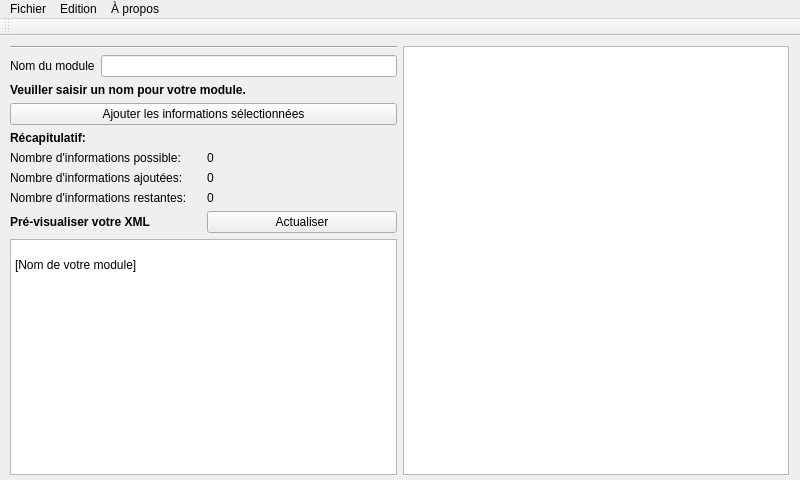
<?xml version="1.0" encoding="UTF-8"?>
<ui version="4.0">
 <class>MainWindow</class>
 <widget class="QMainWindow" name="MainWindow">
  <property name="geometry">
   <rect>
    <x>0</x>
    <y>0</y>
    <width>800</width>
    <height>480</height>
   </rect>
  </property>
  <property name="windowTitle">
   <string>MainWindow</string>
  </property>
  <widget class="QWidget" name="centralWidget">
   <property name="enabled">
    <bool>true</bool>
   </property>
   <widget class="QWidget" name="gridLayoutWidget">
    <property name="geometry">
     <rect>
      <x>-1</x>
      <y>-1</y>
      <width>801</width>
      <height>451</height>
     </rect>
    </property>
    <layout class="QGridLayout" name="gridLayout_2">
     <item row="0" column="0">
      <layout class="QVBoxLayout" name="verticalLayout_2">
       <item>
        <widget class="Line" name="line">
         <property name="orientation">
          <enum>Qt::Horizontal</enum>
         </property>
        </widget>
       </item>
       <item>
        <layout class="QHBoxLayout" name="horizontalLayout">
         <item>
          <widget class="QLabel" name="label">
           <property name="text">
            <string>Nom du module</string>
           </property>
          </widget>
         </item>
         <item>
          <widget class="QLineEdit" name="modulename_field"/>
         </item>
        </layout>
       </item>
       <item>
        <layout class="QHBoxLayout" name="horizontalLayout_8">
         <item>
          <widget class="QLabel" name="messagefield">
           <property name="font">
            <font>
             <weight>75</weight>
             <bold>true</bold>
            </font>
           </property>
           <property name="text">
            <string>Veuiller saisir un nom pour votre module.</string>
           </property>
          </widget>
         </item>
        </layout>
       </item>
       <item>
        <layout class="QHBoxLayout" name="horizontalLayout_2">
         <item>
          <widget class="QPushButton" name="addInformations">
           <property name="text">
            <string>Ajouter les informations sélectionnées</string>
           </property>
          </widget>
         </item>
        </layout>
       </item>
       <item>
        <layout class="QHBoxLayout" name="horizontalLayout_3">
         <item>
          <widget class="QLabel" name="label_2">
           <property name="font">
            <font>
             <weight>75</weight>
             <bold>true</bold>
            </font>
           </property>
           <property name="text">
            <string>Récapitulatif:</string>
           </property>
          </widget>
         </item>
        </layout>
       </item>
       <item>
        <layout class="QHBoxLayout" name="horizontalLayout_4">
         <item>
          <widget class="QLabel" name="label_4">
           <property name="text">
            <string>Nombre d'informations possible:</string>
           </property>
          </widget>
         </item>
         <item>
          <widget class="QLabel" name="label_3">
           <property name="text">
            <string>0</string>
           </property>
          </widget>
         </item>
        </layout>
       </item>
       <item>
        <layout class="QHBoxLayout" name="horizontalLayout_5">
         <item>
          <widget class="QLabel" name="label_6">
           <property name="text">
            <string>Nombre d'informations ajoutées:</string>
           </property>
          </widget>
         </item>
         <item>
          <widget class="QLabel" name="label_5">
           <property name="text">
            <string>0</string>
           </property>
          </widget>
         </item>
        </layout>
       </item>
       <item>
        <layout class="QHBoxLayout" name="horizontalLayout_6">
         <item>
          <widget class="QLabel" name="label_8">
           <property name="text">
            <string>Nombre d'informations restantes:</string>
           </property>
          </widget>
         </item>
         <item>
          <widget class="QLabel" name="label_7">
           <property name="text">
            <string>0</string>
           </property>
          </widget>
         </item>
        </layout>
       </item>
       <item>
        <layout class="QHBoxLayout" name="horizontalLayout_7">
         <item>
          <widget class="QLabel" name="label_9">
           <property name="font">
            <font>
             <weight>75</weight>
             <bold>true</bold>
            </font>
           </property>
           <property name="text">
            <string>Pré-visualiser votre XML</string>
           </property>
          </widget>
         </item>
         <item>
          <widget class="QPushButton" name="refresh">
           <property name="text">
            <string>Actualiser</string>
           </property>
          </widget>
         </item>
        </layout>
       </item>
       <item>
        <widget class="QPlainTextEdit" name="XMLvisualizer">
         <property name="plainText">
          <string>&lt;module&gt;
&lt;name&gt;[Nom de votre module]&lt;/name&gt;
&lt;/module&gt;</string>
         </property>
        </widget>
       </item>
      </layout>
     </item>
     <item row="0" column="2">
      <widget class="QListView" name="listView"/>
     </item>
    </layout>
   </widget>
  </widget>
  <widget class="QMenuBar" name="menuBar">
   <property name="geometry">
    <rect>
     <x>0</x>
     <y>0</y>
     <width>800</width>
     <height>21</height>
    </rect>
   </property>
   <widget class="QMenu" name="menuFichier">
    <property name="title">
     <string>Fichier</string>
    </property>
    <addaction name="actionSauvegarder"/>
    <addaction name="actionSauvegarder_sous"/>
    <addaction name="actionQuitter"/>
   </widget>
   <widget class="QMenu" name="menuAbout">
    <property name="title">
     <string>À propos</string>
    </property>
   </widget>
   <widget class="QMenu" name="menuEdition">
    <property name="title">
     <string>Edition</string>
    </property>
    <addaction name="actionCouper"/>
    <addaction name="actionCopier"/>
    <addaction name="actionColler"/>
    <addaction name="separator"/>
    <addaction name="actionOutils"/>
   </widget>
   <addaction name="menuFichier"/>
   <addaction name="menuEdition"/>
   <addaction name="menuAbout"/>
  </widget>
  <widget class="QToolBar" name="toolBar">
   <property name="windowTitle">
    <string>toolBar</string>
   </property>
   <attribute name="toolBarArea">
    <enum>TopToolBarArea</enum>
   </attribute>
   <attribute name="toolBarBreak">
    <bool>false</bool>
   </attribute>
  </widget>
  <action name="actionQuitter">
   <property name="text">
    <string>Quitter</string>
   </property>
   <property name="shortcut">
    <string>Ctrl+Q</string>
   </property>
  </action>
  <action name="actionSauvegarder">
   <property name="text">
    <string>Sauvegarder</string>
   </property>
   <property name="shortcut">
    <string>Ctrl+S</string>
   </property>
  </action>
  <action name="actionSauvegarder_sous">
   <property name="text">
    <string>Sauvegarder sous ...</string>
   </property>
   <property name="shortcut">
    <string>Ctrl+Shift+S</string>
   </property>
  </action>
  <action name="actionCouper">
   <property name="text">
    <string>Couper</string>
   </property>
   <property name="shortcut">
    <string>Ctrl+X</string>
   </property>
  </action>
  <action name="actionCopier">
   <property name="text">
    <string>Copier</string>
   </property>
   <property name="shortcut">
    <string>Ctrl+C</string>
   </property>
  </action>
  <action name="actionColler">
   <property name="text">
    <string>Coller</string>
   </property>
   <property name="shortcut">
    <string>Ctrl+V</string>
   </property>
  </action>
  <action name="actionOutils">
   <property name="text">
    <string>Outils</string>
   </property>
   <property name="shortcut">
    <string>Ctrl+O</string>
   </property>
  </action>
 </widget>
 <layoutdefault spacing="6" margin="11"/>
 <resources/>
 <connections/>
</ui>
